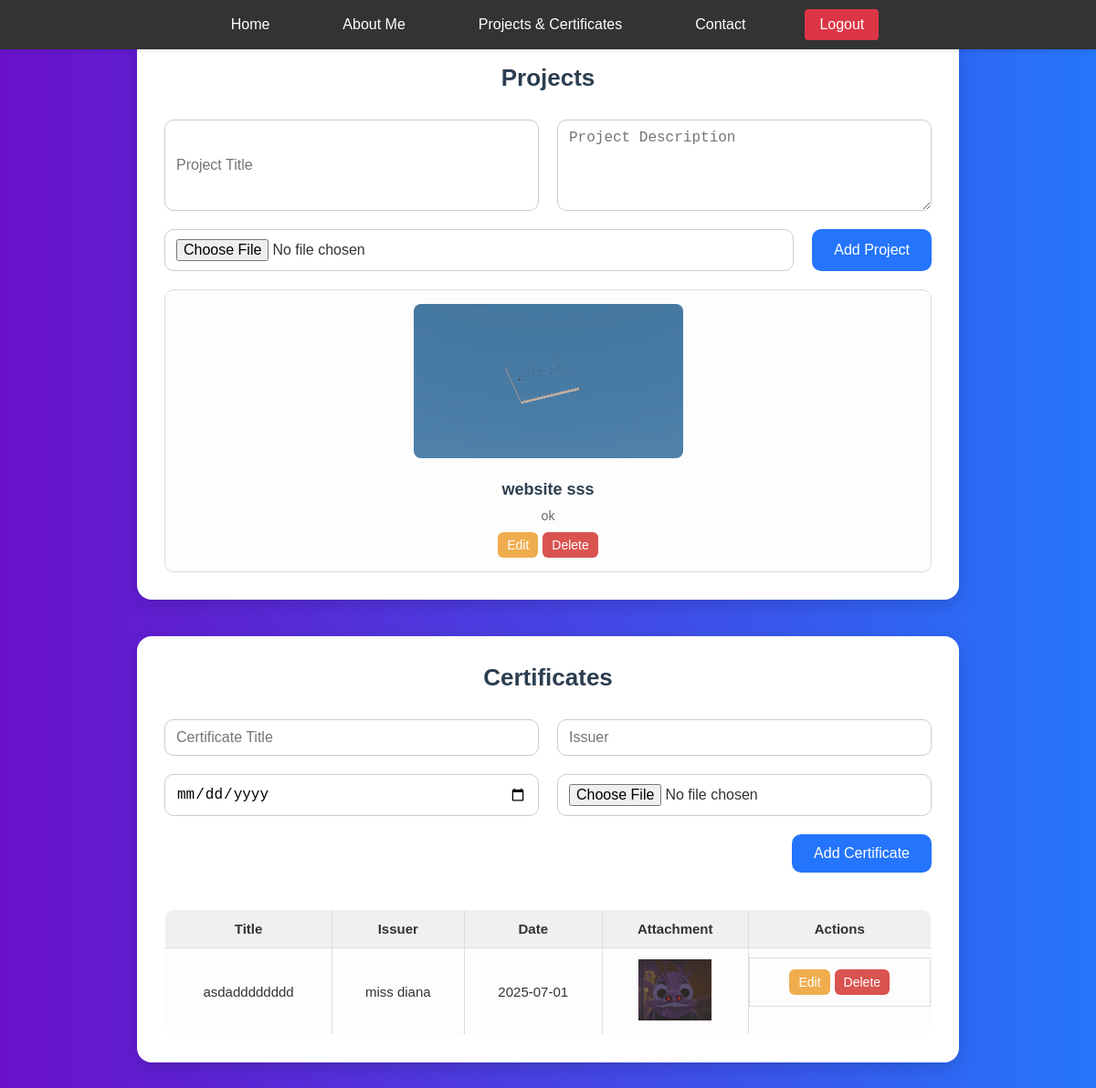
The app's page /Skills.php (signed in) with its own data.
### tables this page shows
CREATE TABLE `projects` (
  `id` int(11) NOT NULL,
  `user_id` int(11) NOT NULL,
  `title` varchar(100) NOT NULL,
  `description` text NOT NULL,
  `image_path` varchar(255) DEFAULT NULL
);

CREATE TABLE `certificates` (
  `id` int(11) NOT NULL,
  `user_id` int(11) NOT NULL,
  `title` varchar(150) NOT NULL,
  `issuer` varchar(150) NOT NULL,
  `cert_date` date NOT NULL,
  `file_path` varchar(255) DEFAULT NULL,
  `created_at` timestamp NOT NULL DEFAULT current_timestamp()
);

### Skills.php (the view, shortened to what this page needs)
<?php
$servername = "localhost";
$username = "root";
$password = "";
$dbname = "assignment";
try {
    $pdo = new PDO("mysql:host=$servername;dbname=$dbname", $username, $password);
    $pdo->setAttribute(PDO::ATTR_ERRMODE, PDO::ERRMODE_EXCEPTION);
} catch (PDOException $e) {
    $error = "Database connection failed: " . $e->getMessage();
}
$projects = [];
try {
    $stmt = $pdo->prepare("SELECT id, title, description, image_path FROM projects WHERE user_id = ?");
    $stmt->execute([$_SESSION['user_id']]);
    $projects = $stmt->fetchAll(PDO::FETCH_ASSOC);
} catch (PDOException $e) {
    $error = "Failed to fetch projects: " . $e->getMessage();
}
$certificates = [];
try {
    $stmt = $pdo->prepare("SELECT id, title, issuer, cert_date, file_path FROM certificates WHERE user_id = ?");
    $stmt->execute([$_SESSION['user_id']]);
    $certificates = $stmt->fetchAll(PDO::FETCH_ASSOC);
} catch (PDOException $e) {
    $error = "Failed to fetch certificates: " . $e->getMessage();
}
?>
<!DOCTYPE html>
<html lang="en">
<head>
  <link rel="stylesheet" href="style.css" />
</head>
<body>
  <nav>
    <div class="Navigation-bar">
      <ul>
        <li><a href="home.php">Home</a></li>
        <li><a href="Aboutme.php">About Me</a></li>
        <li><a href="Skills.php">Projects & Certificates</a></li>
        <li><a href="Contact.php">Contact</a></li>
        <li>
          <form action="logout.php" method="post" class="logout-form">
            <button type="submit" class="logout-button">Logout</button>
          </form>
        </li>
      </ul>
    </div>
  </nav>
  <section class="projects-section">
    <h2>Projects</h2>
    <form action="Skills.php" method="post" enctype="multipart/form-data" class="project-form-grid">
      <input type="text" id="projectTitle" name="projectTitle" placeholder="Project Title" required />
      <textarea id="projectDescription" name="projectDescription" placeholder="Project Description" required></textarea>
      <input type="file" id="projectImage" name="projectImage" accept="image/jpeg,image/png,image/gif" />
      <button type="submit" class="btn" name="projectButton" id="projectButton">Add Project</button>
    </form>
    <?php if (empty($projects)): ?>
      <p>No projects available</p>
    <?php else: ?>
      <div class="projects-gallery">
        <?php foreach ($projects as $project): ?>
          <div class="project-card">
            <?php if ($project['image_path']): ?>
              <img src="<?php echo htmlspecialchars($project['image_path']); ?>" alt="<?php echo htmlspecialchars($project['title']); ?>" />
            <?php endif; ?>
            <h3><?php echo htmlspecialchars($project['title']); ?></h3>
            <p><?php echo htmlspecialchars($project['description']); ?></p>
            <div class="action-btns">
              <button class="edit-btn" onclick="editProject(<?php echo $project['id']; ?>, '<?php echo addslashes($project['title']); ?>', '<?php echo addslashes($project['description']); ?>')">Edit</button>
              <form action="Skills.php" method="post" style="display:inline;">
                <button type="submit" class="delete-btn" onclick="return confirm('Are you sure you want to delete this project?')">Delete</button>
              </form>
            </div>
          </div>
        <?php endforeach; ?>
      </div>
    <?php endif; ?>
  </section>
  <section class="cert-section">
    <h2>Certificates</h2>
    <form action="Skills.php" method="post" enctype="multipart/form-data" class="cert-form-grid">
      <input type="text" id="certTitle" name="certTitle" placeholder="Certificate Title" value="<?php echo isset($_POST['certTitle']) ? htmlspecialchars($_POST['certTitle']) : ''; ?>" />
      <input type="text" id="certIssuer" name="certIssuer" placeholder="Issuer" value="<?php echo isset($_POST['certIssuer']) ? htmlspecialchars($_POST['certIssuer']) : ''; ?>" />
      <input type="date" id="certDate" name="certDate" value="<?php echo isset($_POST['certDate']) ? htmlspecialchars($_POST['certDate']) : ''; ?>" />
      <input type="file" id="certFile" name="certFile" accept="image/*,.pdf,.doc,.docx" />
      <button type="submit" class="btn" name="certButton" id="certButton">Add Certificate</button>
    </form>
    <table id="certTable">
      <thead>
        <tr>
          <th>Title</th>
          <th>Issuer</th>
          <th>Date</th>
          <th>Attachment</th>
          <th>Actions</th>
        </tr>
      </thead>
      <tbody>
        <?php foreach ($certificates as $cert): ?>
          <tr>
            <td><?php echo htmlspecialchars($cert['title']); ?></td>
            <td><?php echo htmlspecialchars($cert['issuer']); ?></td>
            <td><?php echo htmlspecialchars($cert['cert_date']); ?></td>
            <td>
              <?php if ($cert['file_path']): ?>
                <a href="<?php echo htmlspecialchars($cert['file_path']); ?>" target="_blank">
                  <?php
                  $ext = strtolower(pathinfo($cert['file_path'], PATHINFO_EXTENSION));
                  if (in_array($ext, ['jpg', 'jpeg', 'png', 'gif'])) {
                    echo '<img src="' . htmlspecialchars($cert['file_path']) . '" width="80" />';
                  } else {
                    echo 'Download';
                  }
                  ?>
                </a>
              <?php else: ?>
                No File
              <?php endif; ?>
            </td>
            <td class="action-btns">
              <button class="edit-btn" onclick="editCertificate(<?php echo $cert['id']; ?>, '<?php echo addslashes($cert['title']); ?>', '<?php echo addslashes($cert['issuer']); ?>', '<?php echo $cert['cert_date']; ?>')">Edit</button>
              <form action="Skills.php" method="post" style="display:inline;">
                <button type="submit" class="delete-btn" onclick="return confirm('Are you sure you want to delete this certificate?')">Delete</button>
              </form>
            </td>
          </tr>
        <?php endforeach; ?>
      </tbody>
    </table>
  </section>
</body>
</html>

### style.css (style rules this page uses)
* { margin: 0; padding: 0; box-sizing: border-box; }
body { font-family: 'Segoe UI', Tahoma, Geneva, Verdana, sans-serif; background: linear-gradient(to right, #6a11cb, #2575fC); color: #333; scroll-behavior: smooth; }
p { font-size: 14.5px; text-align: center; margin-bottom: 10px; }
nav { background-color: #333; padding: 10px 0; position: fixed; top: 0; left: 0; width: 100%; box-shadow: 0 2px 4px rgba(0, 0, 0, 0.1); z-index: 999; }
.Navigation-bar ul { list-style: none; display: flex; justify-content: center; align-items: center; gap: 20px; padding: 0; }
.Navigation-bar li { margin: 0 15px; }
.Navigation-bar a { color: white; text-decoration: none; font-size: 16px; padding: 10px 15px; transition: background-color 0.3s; }
.logout-form { margin: 0; }
.logout-button { background-color: #dc3545; color: white; border: none; padding: 8px 16px; border-radius: 4px; cursor: pointer; font-size: 16px; }
section { max-width: 900px; margin: 60px auto; background: white; padding: 40px; border-radius: 10px; box-shadow: 0 5px 15px rgba(0, 0, 0, 0.1); }
h2 { color: #333; margin-bottom: 20px; }
.project-card { flex: 1 1 40%; background: #f9f9f9; border: 1px solid #ddd; padding: 20px; border-radius: 10px; }
.upload-section, .cert-section { margin-top: 40px; }
table, .status-table { width: 100%; border-collapse: collapse; margin-top: 20px; }
table, th, td { border: 1px solid #ccc; }
th, td { padding: 10px; text-align: left; }

### Skills.php (style rules this page uses)
body { font-family: Arial, sans-serif; margin: 0; padding: 0; background-color: #f9f9f9; }
.projects-section, .cert-section { max-width: 900px; margin: 40px auto; background-color: #ffffff; padding: 30px; border-radius: 16px; box-shadow: 0 6px 20px rgba(0, 0, 0, 0.15); display: flex; flex-direction: column; gap: 20px; }
h2 { text-align: center; font-size: 26px; color: #2c3e50; margin-bottom: 10px; }
.projects-gallery { display: grid; grid-template-columns: repeat(auto-fit, minmax(250px, 1fr)); gap: 20px; }
.project-card { background-color: #fdfdfd; border: 1px solid #ddd; border-radius: 10px; padding: 15px; text-align: center; transition: transform 0.3s ease; }
.project-card img { max-width: 100%; height: auto; border-radius: 8px; margin-bottom: 10px; }
.project-card h3 { font-size: 18px; color: #2c3e50; margin: 10px 0; }
.project-card p { font-size: 14px; color: #666; margin-bottom: 10px; }
.project-form-grid { display: flex; flex-wrap: wrap; gap: 20px; }
.project-form-grid input[type="text"], .project-form-grid textarea, .project-form-grid input[type="file"] { flex: 1 1 calc(50% - 10px); padding: 10px 12px; border: 1px solid #ccc; border-radius: 10px; font-size: 16px; }
.project-form-grid textarea { min-height: 100px; resize: vertical; }
.cert-form-grid { display: flex; flex-wrap: wrap; gap: 20px; justify-content: flex-end; }
.cert-form-grid input[type="text"], .cert-form-grid input[type="date"], .cert-form-grid input[type="file"] { flex: 1 1 calc(50% - 10px); padding: 10px 12px; border: 1px solid #ccc; border-radius: 10px; font-size: 16px; }
.btn { background-color: #2575fc; color: white; padding: 12px 24px; border: none; border-radius: 10px; cursor: pointer; font-size: 16px; transition: background-color 0.3s ease; }
#certTable { width: 100%; margin-top: 20px; border-collapse: collapse; font-size: 15px; background-color: #fdfdfd; border-radius: 10px; overflow: hidden; }
#certTable th, #certTable td { padding: 12px 15px; border: 1px solid #ddd; text-align: center; }
#certTable th { background-color: #f0f0f0; color: #333; font-weight: 600; }
.action-btns { display: flex; justify-content: center; gap: 5px; margin-top: 10px; }
.action-btns button { margin: 0; padding: 6px 10px; font-size: 14px; border: none; border-radius: 6px; cursor: pointer; }
.action-btns button.edit-btn { background-color: #f0ad4e; color: white; }
.action-btns button.delete-btn { background-color: #d9534f; color: white; }

### records on screen
projects: image_path (picture), title "website sss", description "ok"
certificates: title "asdadddddddd", issuer "miss diana", cert_date "2025-07-01", file_path (picture)
